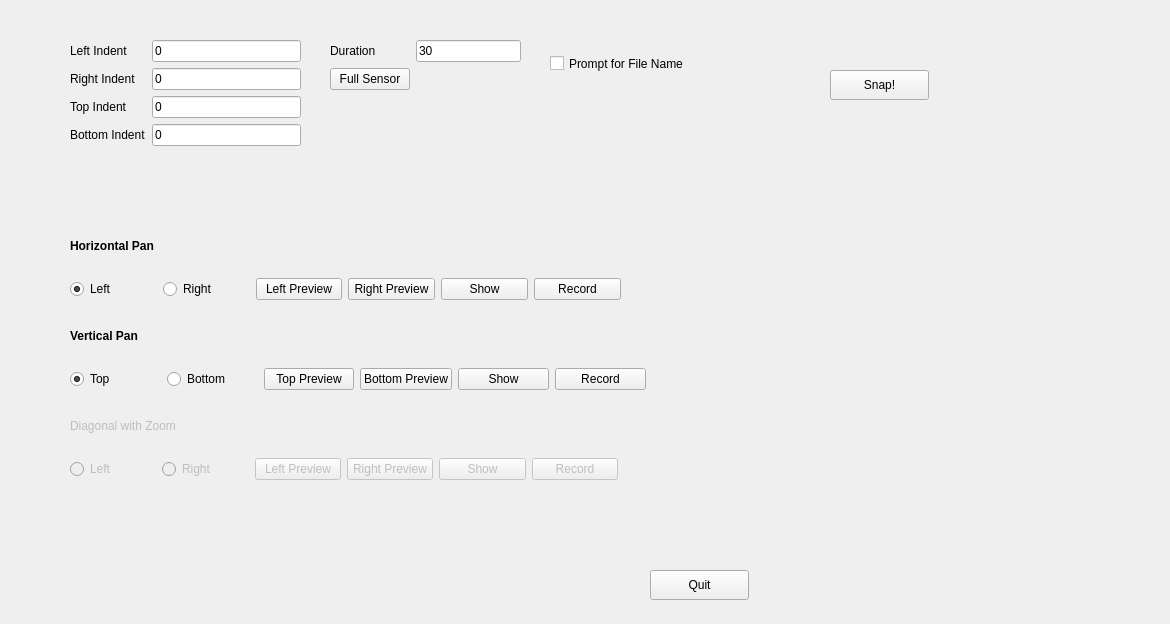
<?xml version="1.0" encoding="UTF-8"?>
<ui version="4.0">
 <class>Form</class>
 <widget class="QWidget" name="Form">
  <property name="geometry">
   <rect>
    <x>0</x>
    <y>0</y>
    <width>1170</width>
    <height>624</height>
   </rect>
  </property>
  <property name="windowTitle">
   <string>Form</string>
  </property>
  <widget class="QWidget" name="formLayoutWidget">
   <property name="geometry">
    <rect>
     <x>70</x>
     <y>40</y>
     <width>231</width>
     <height>171</height>
    </rect>
   </property>
   <layout class="QFormLayout" name="formLayout">
    <item row="0" column="0">
     <widget class="QLabel" name="label">
      <property name="text">
       <string>Left Indent</string>
      </property>
     </widget>
    </item>
    <item row="0" column="1">
     <widget class="QLineEdit" name="leftIndent">
      <property name="inputMethodHints">
       <set>Qt::ImhPreferNumbers</set>
      </property>
      <property name="text">
       <string>0</string>
      </property>
     </widget>
    </item>
    <item row="1" column="0">
     <widget class="QLabel" name="label_2">
      <property name="text">
       <string>Right Indent</string>
      </property>
     </widget>
    </item>
    <item row="1" column="1">
     <widget class="QLineEdit" name="rightIndent">
      <property name="inputMethodHints">
       <set>Qt::ImhPreferNumbers</set>
      </property>
      <property name="text">
       <string>0</string>
      </property>
     </widget>
    </item>
    <item row="2" column="0">
     <widget class="QLabel" name="label_3">
      <property name="text">
       <string>Top Indent</string>
      </property>
     </widget>
    </item>
    <item row="2" column="1">
     <widget class="QLineEdit" name="topIndent">
      <property name="inputMethodHints">
       <set>Qt::ImhPreferNumbers</set>
      </property>
      <property name="text">
       <string>0</string>
      </property>
     </widget>
    </item>
    <item row="3" column="0">
     <widget class="QLabel" name="label_4">
      <property name="text">
       <string>Bottom Indent</string>
      </property>
     </widget>
    </item>
    <item row="3" column="1">
     <widget class="QLineEdit" name="bottomIndent">
      <property name="inputMethodHints">
       <set>Qt::ImhPreferNumbers</set>
      </property>
      <property name="text">
       <string>0</string>
      </property>
     </widget>
    </item>
   </layout>
  </widget>
  <widget class="QWidget" name="verticalLayoutWidget">
   <property name="geometry">
    <rect>
     <x>70</x>
     <y>220</y>
     <width>551</width>
     <height>80</height>
    </rect>
   </property>
   <layout class="QVBoxLayout" name="verticalLayout">
    <item>
     <widget class="QLabel" name="label_5">
      <property name="font">
       <font>
        <weight>75</weight>
        <bold>true</bold>
       </font>
      </property>
      <property name="text">
       <string>Horizontal Pan</string>
      </property>
     </widget>
    </item>
    <item>
     <layout class="QHBoxLayout" name="horizontalLayout">
      <item>
       <widget class="QRadioButton" name="left">
        <property name="text">
         <string>Left</string>
        </property>
        <property name="checked">
         <bool>true</bool>
        </property>
       </widget>
      </item>
      <item>
       <widget class="QRadioButton" name="right">
        <property name="text">
         <string>Right</string>
        </property>
       </widget>
      </item>
      <item>
       <widget class="QPushButton" name="leftPreview">
        <property name="text">
         <string>Left Preview</string>
        </property>
       </widget>
      </item>
      <item>
       <widget class="QPushButton" name="rightPreview">
        <property name="text">
         <string>Right Preview</string>
        </property>
       </widget>
      </item>
      <item>
       <widget class="QPushButton" name="lrShow">
        <property name="text">
         <string>Show</string>
        </property>
       </widget>
      </item>
      <item>
       <widget class="QPushButton" name="lrRecord">
        <property name="text">
         <string>Record</string>
        </property>
       </widget>
      </item>
     </layout>
    </item>
   </layout>
  </widget>
  <widget class="QWidget" name="verticalLayoutWidget_2">
   <property name="geometry">
    <rect>
     <x>70</x>
     <y>310</y>
     <width>576</width>
     <height>80</height>
    </rect>
   </property>
   <layout class="QVBoxLayout" name="verticalLayout_2">
    <item>
     <widget class="QLabel" name="label_6">
      <property name="font">
       <font>
        <weight>75</weight>
        <bold>true</bold>
       </font>
      </property>
      <property name="text">
       <string>Vertical Pan</string>
      </property>
     </widget>
    </item>
    <item>
     <layout class="QHBoxLayout" name="horizontalLayout_3">
      <item>
       <widget class="QRadioButton" name="top">
        <property name="text">
         <string>Top</string>
        </property>
        <property name="checked">
         <bool>true</bool>
        </property>
       </widget>
      </item>
      <item>
       <widget class="QRadioButton" name="bottom">
        <property name="text">
         <string>Bottom</string>
        </property>
       </widget>
      </item>
      <item>
       <widget class="QPushButton" name="topPreview">
        <property name="text">
         <string>Top Preview</string>
        </property>
       </widget>
      </item>
      <item>
       <widget class="QPushButton" name="bottomPreview">
        <property name="text">
         <string>Bottom Preview</string>
        </property>
       </widget>
      </item>
      <item>
       <widget class="QPushButton" name="tbShow">
        <property name="text">
         <string>Show</string>
        </property>
       </widget>
      </item>
      <item>
       <widget class="QPushButton" name="tbRecord">
        <property name="text">
         <string>Record</string>
        </property>
       </widget>
      </item>
     </layout>
    </item>
   </layout>
  </widget>
  <widget class="QWidget" name="verticalLayoutWidget_3">
   <property name="geometry">
    <rect>
     <x>70</x>
     <y>400</y>
     <width>548</width>
     <height>80</height>
    </rect>
   </property>
   <layout class="QVBoxLayout" name="verticalLayout_3">
    <item>
     <widget class="QLabel" name="label_7">
      <property name="enabled">
       <bool>false</bool>
      </property>
      <property name="text">
       <string>Diagonal with Zoom</string>
      </property>
     </widget>
    </item>
    <item>
     <layout class="QHBoxLayout" name="horizontalLayout_2">
      <item>
       <widget class="QRadioButton" name="radioButton_3">
        <property name="enabled">
         <bool>false</bool>
        </property>
        <property name="text">
         <string>Left</string>
        </property>
       </widget>
      </item>
      <item>
       <widget class="QRadioButton" name="radioButton_4">
        <property name="enabled">
         <bool>false</bool>
        </property>
        <property name="text">
         <string>Right</string>
        </property>
       </widget>
      </item>
      <item>
       <widget class="QPushButton" name="pushButton_5">
        <property name="enabled">
         <bool>false</bool>
        </property>
        <property name="text">
         <string>Left Preview</string>
        </property>
       </widget>
      </item>
      <item>
       <widget class="QPushButton" name="pushButton_6">
        <property name="enabled">
         <bool>false</bool>
        </property>
        <property name="text">
         <string>Right Preview</string>
        </property>
       </widget>
      </item>
      <item>
       <widget class="QPushButton" name="pushButton_7">
        <property name="enabled">
         <bool>false</bool>
        </property>
        <property name="text">
         <string>Show</string>
        </property>
       </widget>
      </item>
      <item>
       <widget class="QPushButton" name="pushButton_8">
        <property name="enabled">
         <bool>false</bool>
        </property>
        <property name="text">
         <string>Record</string>
        </property>
       </widget>
      </item>
     </layout>
    </item>
   </layout>
  </widget>
  <widget class="QPushButton" name="quit">
   <property name="geometry">
    <rect>
     <x>650</x>
     <y>570</y>
     <width>99</width>
     <height>30</height>
    </rect>
   </property>
   <property name="text">
    <string>Quit</string>
   </property>
  </widget>
  <widget class="QWidget" name="formLayoutWidget_2">
   <property name="geometry">
    <rect>
     <x>330</x>
     <y>40</y>
     <width>191</width>
     <height>171</height>
    </rect>
   </property>
   <layout class="QFormLayout" name="formLayout_2">
    <item row="0" column="0">
     <widget class="QLabel" name="durationLabel">
      <property name="text">
       <string>Duration</string>
      </property>
     </widget>
    </item>
    <item row="0" column="1">
     <widget class="QLineEdit" name="duration">
      <property name="text">
       <string>30</string>
      </property>
     </widget>
    </item>
    <item row="1" column="0">
     <widget class="QPushButton" name="fullSensor">
      <property name="text">
       <string>Full Sensor</string>
      </property>
     </widget>
    </item>
   </layout>
  </widget>
  <widget class="QCheckBox" name="isGetFileName">
   <property name="geometry">
    <rect>
     <x>550</x>
     <y>50</y>
     <width>181</width>
     <height>27</height>
    </rect>
   </property>
   <property name="text">
    <string>Prompt for File Name</string>
   </property>
  </widget>
  <widget class="QPushButton" name="captureStill">
   <property name="geometry">
    <rect>
     <x>830</x>
     <y>70</y>
     <width>99</width>
     <height>30</height>
    </rect>
   </property>
   <property name="text">
    <string>Snap!</string>
   </property>
  </widget>
 </widget>
 <resources/>
 <connections>
  <connection>
   <sender>rightPreview</sender>
   <signal>clicked()</signal>
   <receiver>Form</receiver>
   <slot>setAndShowPreview()</slot>
   <hints>
    <hint type="sourcelabel">
     <x>380</x>
     <y>269</y>
    </hint>
    <hint type="destinationlabel">
     <x>900</x>
     <y>80</y>
    </hint>
   </hints>
  </connection>
  <connection>
   <sender>leftPreview</sender>
   <signal>clicked()</signal>
   <receiver>Form</receiver>
   <slot>setAndShowPreview()</slot>
   <hints>
    <hint type="sourcelabel">
     <x>259</x>
     <y>269</y>
    </hint>
    <hint type="destinationlabel">
     <x>969</x>
     <y>139</y>
    </hint>
   </hints>
  </connection>
  <connection>
   <sender>topPreview</sender>
   <signal>clicked()</signal>
   <receiver>Form</receiver>
   <slot>setAndShowPreview()</slot>
   <hints>
    <hint type="sourcelabel">
     <x>299</x>
     <y>357</y>
    </hint>
    <hint type="destinationlabel">
     <x>1010</x>
     <y>196</y>
    </hint>
   </hints>
  </connection>
  <connection>
   <sender>bottomPreview</sender>
   <signal>clicked()</signal>
   <receiver>Form</receiver>
   <slot>setAndShowPreview()</slot>
   <hints>
    <hint type="sourcelabel">
     <x>403</x>
     <y>360</y>
    </hint>
    <hint type="destinationlabel">
     <x>1049</x>
     <y>249</y>
    </hint>
   </hints>
  </connection>
  <connection>
   <sender>lrShow</sender>
   <signal>clicked()</signal>
   <receiver>Form</receiver>
   <slot>doZoom()</slot>
   <hints>
    <hint type="sourcelabel">
     <x>524</x>
     <y>294</y>
    </hint>
    <hint type="destinationlabel">
     <x>1029</x>
     <y>441</y>
    </hint>
   </hints>
  </connection>
  <connection>
   <sender>lrRecord</sender>
   <signal>clicked()</signal>
   <receiver>Form</receiver>
   <slot>doZoomWithRecord()</slot>
   <hints>
    <hint type="sourcelabel">
     <x>615</x>
     <y>291</y>
    </hint>
    <hint type="destinationlabel">
     <x>918</x>
     <y>342</y>
    </hint>
   </hints>
  </connection>
  <connection>
   <sender>tbShow</sender>
   <signal>clicked()</signal>
   <receiver>Form</receiver>
   <slot>doZoom()</slot>
   <hints>
    <hint type="sourcelabel">
     <x>542</x>
     <y>381</y>
    </hint>
    <hint type="destinationlabel">
     <x>773</x>
     <y>390</y>
    </hint>
   </hints>
  </connection>
  <connection>
   <sender>tbRecord</sender>
   <signal>clicked()</signal>
   <receiver>Form</receiver>
   <slot>doZoomWithRecord()</slot>
   <hints>
    <hint type="sourcelabel">
     <x>641</x>
     <y>380</y>
    </hint>
    <hint type="destinationlabel">
     <x>898</x>
     <y>369</y>
    </hint>
   </hints>
  </connection>
  <connection>
   <sender>fullSensor</sender>
   <signal>clicked()</signal>
   <receiver>Form</receiver>
   <slot>setAndShowPreview()</slot>
   <hints>
    <hint type="sourcelabel">
     <x>426</x>
     <y>105</y>
    </hint>
    <hint type="destinationlabel">
     <x>618</x>
     <y>96</y>
    </hint>
   </hints>
  </connection>
  <connection>
   <sender>quit</sender>
   <signal>clicked()</signal>
   <receiver>Form</receiver>
   <slot>doQuit()</slot>
   <hints>
    <hint type="sourcelabel">
     <x>884</x>
     <y>607</y>
    </hint>
    <hint type="destinationlabel">
     <x>1065</x>
     <y>614</y>
    </hint>
   </hints>
  </connection>
  <connection>
   <sender>duration</sender>
   <signal>textChanged(QString)</signal>
   <receiver>Form</receiver>
   <slot>getDuration(QString)</slot>
   <hints>
    <hint type="sourcelabel">
     <x>517</x>
     <y>66</y>
    </hint>
    <hint type="destinationlabel">
     <x>642</x>
     <y>17</y>
    </hint>
   </hints>
  </connection>
  <connection>
   <sender>captureStill</sender>
   <signal>clicked()</signal>
   <receiver>Form</receiver>
   <slot>doCaptureStill()</slot>
   <hints>
    <hint type="sourcelabel">
     <x>857</x>
     <y>85</y>
    </hint>
    <hint type="destinationlabel">
     <x>810</x>
     <y>215</y>
    </hint>
   </hints>
  </connection>
 </connections>
 <slots>
  <slot>setAndShowPreview()</slot>
  <slot>doZoom()</slot>
  <slot>doZoomWithRecord()</slot>
  <slot>doQuit()</slot>
  <slot>getDuration(QString)</slot>
  <slot>doCaptureStill()</slot>
 </slots>
</ui>
